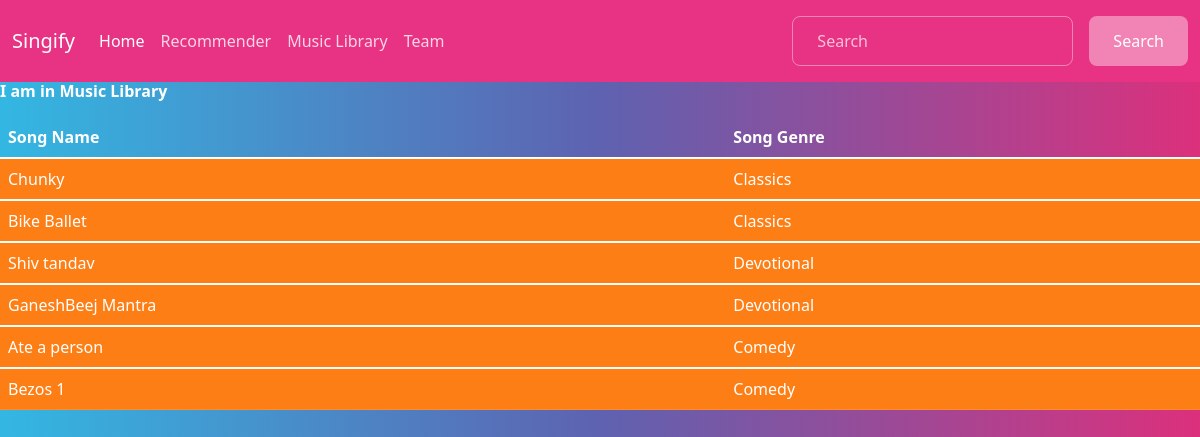
/library/, run on the app's committed database.
### Musicians/models.py (models this page shows)
class Song(models.Model):
    song_id=models.AutoField(primary_key=True)
    song_name=models.CharField(max_length=20)
    song_genre=models.CharField(max_length=15)

### Musicians/views.py (the view)
# urls.py: path('library/', views.viewsongs, name='lib'),
def viewsongs(request):
    return render(request, 'Musicians/view.html', {'Slist': Song.objects.all()})

### Musicians/templates/Musicians/view.html
{% include "Musicians/base.html" %}
{% block content %}
<h6>I am in Music Library</h6>
<table class="table table-hover">
  <thead>
    <tr>
      <th scope="col">Song Name</th>
      <th scope="col">Song Genre</th>
    </tr>
  </thead>
    {% for s in Slist %}
     <tbody>
    <tr class="table-danger">
      <td>{{ s.song_name }}</td>
      <td>{{ s.song_genre }}</td>
    </tr>
{% endfor %}
    </tbody>
</table>
{% endblock %}

### Musicians/templates/Musicians/base.html (shortened to what this page needs)
{% load static %}
<!DOCTYPE html>
<html lang="en">
<head>
    <link rel="stylesheet" href="{% static 'Musicians/styles.css' %}">
</head>
<body>
<nav class="navbar navbar-expand-lg navbar-dark bg-primary">
  <div class="container-fluid">
    <a class="navbar-brand" href="#">Singify</a>
    <div class="collapse navbar-collapse" id="navbarColor01">
      <ul class="navbar-nav me-auto">
        <li class="nav-item">
          <a class="nav-link active" href="{% url 'home' %}">Home
          </a>
        </li>
        <li class="nav-item">
          <a class="nav-link" href="{% url 'ml' %}">Recommender</a>
        </li>
        <li class="nav-item">
          <a class="nav-link" href="{% url 'lib' %}">Music Library</a>
        </li>
        <li class="nav-item">
          <a class="nav-link" href="#">Team</a>
        </li>
      </ul>
      <form class="d-flex">
        <input class="form-control me-sm-2" type="text" placeholder="Search">
        <button class="btn btn-secondary my-2 my-sm-0" type="submit">Search</button>
      </form>
    </div>
  </div>
</nav>
</body>
</html>

### data on the page
Song: song_name "Chunky", song_genre "Classics"
Song: song_name "Bike Ballet", song_genre "Classics"
Song: song_name "Shiv tandav", song_genre "Devotional"
Song: song_name "GaneshBeej Mantra", song_genre "Devotional"
Song: song_name "Ate a person", song_genre "Comedy"
Song: song_name "Bezos 1", song_genre "Comedy"
